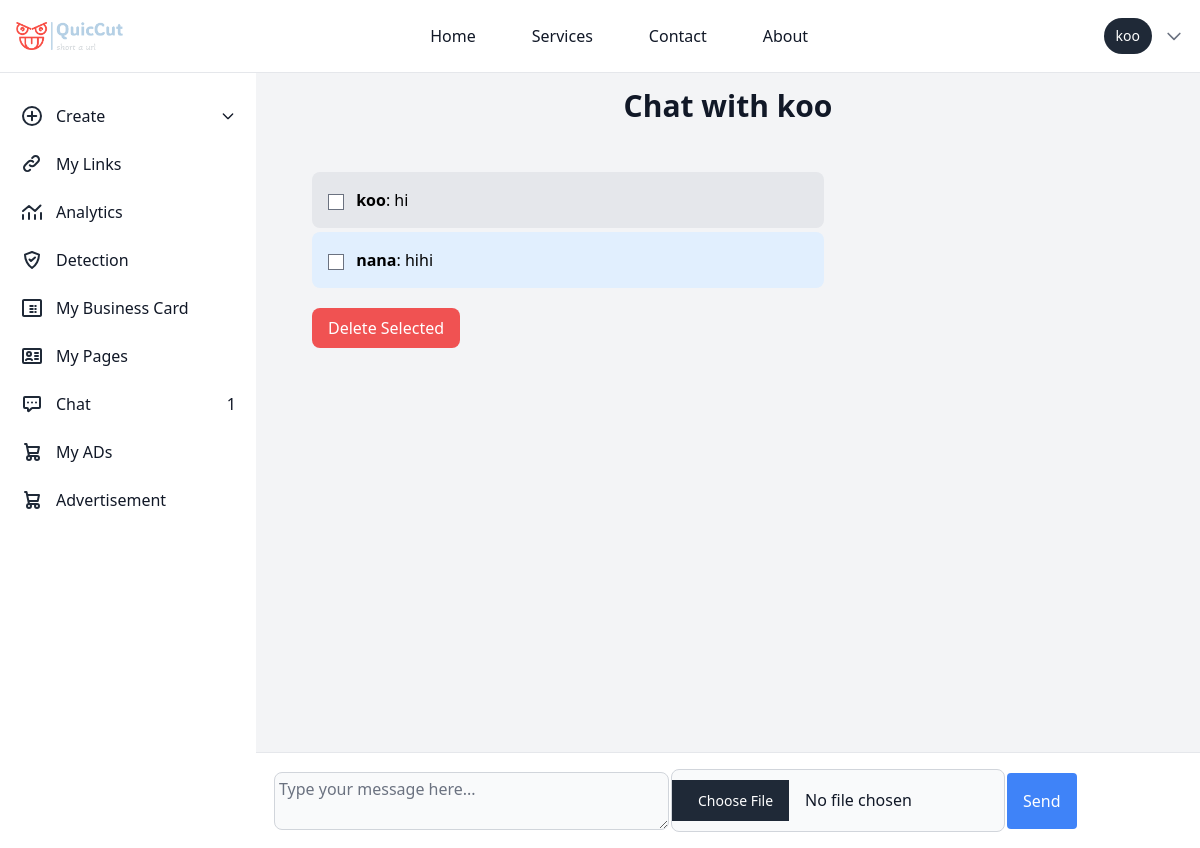
The app's page /chat/koo/ (signed in) with its own data.
### chat/models.py (models this page shows, shortened)
class Message(models.Model):
    sender = models.ForeignKey(User, related_name='sent_messages', on_delete=models.CASCADE)
    receiver = models.ForeignKey(User, related_name='received_messages', on_delete=models.CASCADE)
    content = models.TextField()
    timestamp = models.DateTimeField(auto_now_add=True)
    is_read = models.BooleanField(default=False)
    file = models.FileField(upload_to='uploads/', blank=True, null=True)

### chat/views.py (the view)
# urls.py: path('<str:username>/', views.chat_detail, name='chat_detail'),
@login_required
def chat_detail(request, username):
    user = get_object_or_404(User, username=username)
    if request.method == 'POST':
        form = MessageForm(request.POST, request.FILES)
        if form.is_valid():
            message = form.save(commit=False)
            message.sender = request.user
            message.receiver = user
            message.save()
            send_mail(
                subject='New Message Notification',
                message=f'You have received a new message from {request.user.username}.',
                from_email='developeregyakofi@gmail.com',
                recipient_list=[user.email],
                fail_silently=False,
            )
            return redirect('chat_detail', username=user.username)
    else:
        form = MessageForm()
    messages = Message.objects.filter(
        (Q(sender=request.user) & Q(receiver=user)) |
        (Q(sender=user) & Q(receiver=request.user))
    ).order_by('timestamp')
    unread_messages = messages.filter(receiver=request.user, is_read=False)
    unread_messages.update(is_read=True)
    if request.method == 'POST':
        content = request.POST.get('content')
        if content:
            Message.objects.create(sender=request.user, receiver=user, content=content)
    if request.method == 'POST' and 'delete_message_ids' in request.POST:
        message_ids = request.POST.getlist('delete_message_ids')
        Message.objects.filter(id__in=message_ids).delete()
    return render(request, 'chat/chat_detail.html', {'messages': messages, 'form': form, 'user': user})

### chat/forms.py
class MessageForm(forms.ModelForm):
    class Meta:
        model = Message
        fields = ['content', 'file']
        widgets = {
            'content': forms.Textarea(attrs={
                'rows': 2,
                'class': 'p-1 text-md text-gray-900 bg-gray-50 rounded-lg border border-gray-300 focus:ring-blue-500 focus:border-blue-500 dark:bg-gray-700 dark:border-gray-600 dark:placeholder-gray-400 dark:text-white dark:focus:ring-blue-500 dark:focus:border-blue-500',
                'placeholder': 'Type your message here...'
            }),
                'file': forms.ClearableFileInput(attrs={
                'class': "p-2.5 text-md text-gray-900 bg-gray-50 rounded-lg border border-gray-300 focus:ring-blue-500 focus:border-blue-500 dark:bg-gray-700 dark:border-gray-600 dark:placeholder-gray-400 dark:text-white dark:focus:ring-blue-500 dark:focus:border-blue-500",
            }),
        }

### chat/templatetags/chat_tags.py (called while the page is built)
@register.simple_tag
def unread_message_count(user):
    return Message.objects.filter(receiver=user, is_read=False).count()

### templates/chat/chat_detail.html (shortened to what this page needs)
{% extends 'basehome/base.html' %}
{% block content %}
{% load static %}
<div class="bg-gray-100 p-10 sm:ml-64 mt-12 overflow-y-auto max-h-screen flex flex-col">
    <div class="w-full h-screen bg-gray-100">
    <div class="flex-none">
        <h1 class="text-center text-3xl font-bold text-gray-900 mb-8">Chat with {{ user.username }}</h1>
    </div>
    <div class="flex-1 overflow-y-auto p-4 space-y-4 mb-24">
        <form method="post">
            {% if messages %}
                {% for message in messages %}
                    <div class="mb-1 {% if message.sender == request.user %}bg-blue-100 self-end{% else %}bg-gray-200 self-start{% endif %} p-4 rounded-lg max-w-lg">
                        <input type="checkbox" name="delete_message_ids" value="{{ message.id }}" class="mr-2">
                        <strong>{{ message.sender.username }}</strong>: {{ message.content }}
                    </div>
                {% endfor %}
                <button type="submit" class="mt-4 bg-red-500 text-white px-4 py-2 rounded-lg hover:bg-red-600">Delete Selected</button>
            {% endif %}
        </form>
    </div>
    <div class="ml-64 bg-white p-4 border-t border-gray-200 fixed bottom-0 inset-x-0">
        <form method="post" enctype="multipart/form-data" class="flex space-x-0.5 items-center">
                {{ form.content }}
                    {{ form.file }}
                <button type="submit" class="bg-blue-500 text-white px-4 py-4 rounded hover:bg-blue-600">
                    Send
                </button>
            </div>
    </div>
</div>
{% endblock %}

### templates/basehome/base.html (shortened to what this page needs)
{% load compress %}
{% load static %}
{% load chat_tags %}
<!DOCTYPE html>
<html lang="en">
<head>
    {% compress css %}
    <link rel="stylesheet" href="{% static 'src/output.css' %}">
    {% endcompress %}
</head>
<body class="p-0 m-0">
  <nav class="bg-white dark:bg-gray-900 border-b border-gray-200 dark:border-gray-700  fixed w-full z-10 top-0">
    <div class="max-w-screen-xl mx-auto p-4 flex flex-wrap items-center justify-between">
       <a href="/" class=" items-center ">
          <img src="{% static 'logo.png' %}" class="h-6 me-3 sm:h-7" alt="logo" />
       </a>
        <div class="flex items-center md:order-2 space-x-3 rtl:space-x-reverse">
            {% if user.is_authenticated %}
            <span class="flex items-center text-sm bg-gray-800 text-white rounded-full py-2 px-3 focus:ring-4 focus:ring-gray-300 dark:focus:ring-gray-600">
                {{ user.username }}
            </span>
            <div class="relative">
                <button id="user-menu-button" class="flex items-center text-sm text-gray-500 hover:text-gray-700 dark:text-gray-400 dark:hover:text-gray-300 focus:outline-none">
                    <svg class="w-5 h-5" fill="none" stroke="currentColor" viewBox="0 0 24 24" xmlns="http://www.w3.org/2000/svg">
                        <path stroke-linecap="round" stroke-linejoin="round" stroke-width="2" d="M19 9l-7 7-7-7"></path>
                    </svg>
                </button>
            </div>
            {% endif %}
        </div>
        <div class="hidden w-full md:flex md:w-auto md:order-1" id="navbar-user">
            <ul class="flex flex-col p-4 mt-4 bg-gray-50 md:bg-white dark:bg-gray-800 md:dark:bg-gray-900 md:mt-0 md:flex-row md:space-x-8 md:p-0 border border-gray-100 rounded-lg md:border-0 dark:border-gray-700">
                <li>
                    <a href="{% url 'landingpage' %}" class="block py-2 px-3 text-gray-900 hover:text-blue-700 dark:text-white md:hover:bg-transparent md:dark:hover:text-blue-500 dark:hover:bg-gray-700 dark:hover:text-white md:dark:hover:bg-transparent">Home</a>
                </li>
                <li>
                    <a href="{% url 'service' %}" class="block py-2 px-3 text-gray-900 hover:text-blue-700 dark:text-white md:hover:bg-transparent md:dark:hover:text-blue-500 dark:hover:bg-gray-700 dark:hover:text-white md:dark:hover:bg-transparent">Services</a>
                </li>
                <li>
                    <a href="{% url 'contact' %}" class="block py-2 px-3 text-gray-900 hover:text-blue-700 dark:text-white md:hover:bg-transparent md:dark:hover:text-blue-500 dark:hover:bg-gray-700 dark:hover:text-white md:dark:hover:bg-transparent">Contact</a>
                </li>
                <li>
                    <a href="{% url 'about' %}" class="block py-2 px-3 text-gray-900 hover:text-blue-700 dark:text-white md:hover:bg-transparent md:dark:hover:text-blue-500 dark:hover:bg-gray-700 dark:hover:text-white md:dark:hover:bg-transparent">About</a>
                </li>
            </ul>
        </div>
    </div>
</nav>
    <nav class="bg-white">
      <aside id="logo-sidebar" class=" fixed mt-20 left-0 z-40 w-64 h-screen transition-transform -translate-x-full sm:translate-x-0" aria-label="Sidebar">
        <div class="h-full px-3 py-4 overflow-y-auto bg-white dark:bg-white-800">
        <div >
          <div >
            <ul id="sidebar" class="space-y-2 font-medium">
             {% if user.is_authenticated %}
             <li x-data="{ open: false }">
              <a href="javascript:void(0);" @click="open = !open" class="flex items-center p-2 text-gray-900 rounded-lg dark:text-white hover:bg-gray-100 dark:hover:bg-gray-700 group">
                  <span class="ms-3">Create</span>
                  <svg :class="{ 'rotate-180': open }" class="w-4 h-4 ml-auto transition-transform duration-200" xmlns="http://www.w3.org/2000/svg" fill="none" viewBox="0 0 24 24" stroke="currentColor">
                      <path stroke-linecap="round" stroke-linejoin="round" stroke-width="2" d="M19 9l-7 7-7-7"/>
                  </svg>
              </a>
          </li>
            <li>
              <a href="{% url 'user_links' %}" class="flex items-center p-2 text-gray-900 rounded-lg dark:text-white hover:bg-gray-100 dark:hover:bg-gray-700 group">
               <span class="ms-3">My Links</span>
               </a>
             </li>
             <li>
              <a href="{% url 'analytics_view' %}" class="flex items-center p-2 text-gray-900 rounded-lg dark:text-white hover:bg-gray-100 dark:hover:bg-gray-700 group">
                <svg class="w-6 h-6 text-gray-800 dark:text-white" aria-hidden="true" xmlns="http://www.w3.org/2000/svg" width="24" height="24" fill="none" viewBox="0 0 24 24">
                  <path stroke="currentColor" stroke-linecap="round" stroke-linejoin="round" stroke-width="2" d="M3 15v4m6-6v6m6-4v4m6-6v6M3 11l6-5 6 5 5.5-5.5"/>
                </svg>
                 <span class="flex-1 ms-3 whitespace-nowrap">Analytics</span>
              </a>
           </li>
           <li>
            <a href="{% url 'predict' %}" class="flex items-center p-2 text-gray-900 rounded-lg dark:text-white hover:bg-gray-100 dark:hover:bg-gray-700 group">
               <span class="flex-1 ms-3 whitespace-nowrap">Detection</span>
            </a>
         </li>
   <li>
    <a href="{% url 'business_card_list' %}" class="flex items-center p-2 text-gray-900 rounded-lg dark:text-white hover:bg-gray-100 dark:hover:bg-gray-700 group">
       <span class="flex-1 ms-3 whitespace-nowrap">My Business Card</span>
    </a>
 </li>
 <li>
  <a href="{% url 'user_landing_pages' %}" class="flex items-center p-2 text-gray-900 rounded-lg dark:text-white hover:bg-gray-100 dark:hover:bg-gray-700 group">
     <span class="flex-1 ms-3 whitespace-nowrap">My Pages</span>
  </a>
</li>
    <li>
      <a href="{% url 'chat_list' %}"  class="flex items-center p-2 text-gray-900 rounded-lg dark:text-white hover:bg-gray-100 dark:hover:bg-gray-700 group">
         <span class="flex-1 ms-3 whitespace-nowrap">Chat</span>
         {% load chat_tags %}
         {% unread_message_count user as unread_count %}
         {% if unread_count > 0 %}
             <span class="badge badge-danger">{{ unread_count }}</span>
         {% endif %}
      </a>
   </li>
    <li>
      <a href="{% url 'my_content'%}" class="flex items-center p-2 text-gray-900 rounded-lg dark:text-white hover:bg-gray-100 dark:hover:bg-gray-700 group">
        <span class="ms-3">My ADs</span>
        </a>
      </li>
             <li>
              <a href="{% url 'content_list' %}" class="flex items-center p-2 text-gray-900 rounded-lg dark:text-white hover:bg-gray-100 dark:hover:bg-gray-700 group">
                 <span class="flex-1 ms-3 whitespace-nowrap">Advertisement</span>
              </a>
           </li>
              {% endif %}
            </ul>
          </div>
        </div>
        <br>
        <br>
        <br>
        <br>
      </nav>
    {% block content %}
    {% endblock %}
</body>
</html>

### records on screen
Message: sender.username "koo", content "hi"
Message: sender.username "nana", content "hihi"

### other values on screen
{{ user.username }} "koo"
{{ unread_count }} "1"
